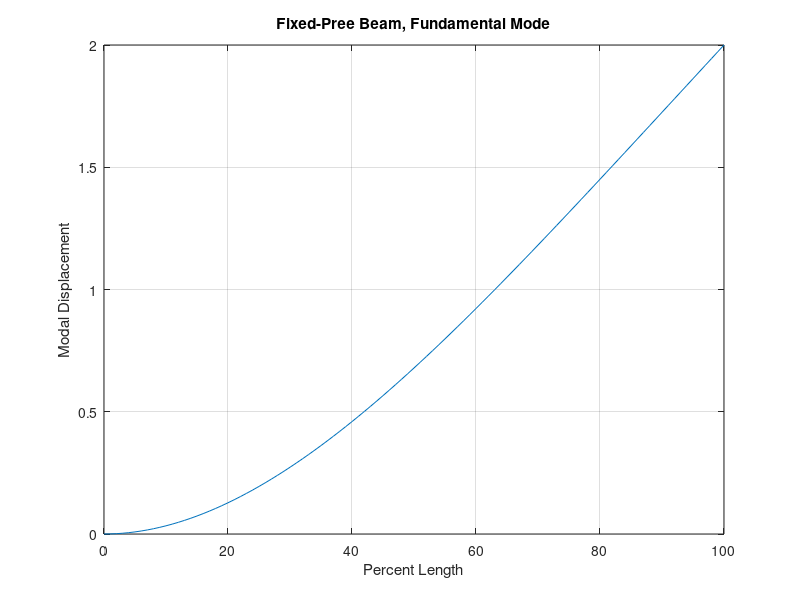

This chart was generated by the following MATLAB code:

clear z;
clear yy;

L=100;
BL=1.87510;
B=BL/L;
num=cos(BL)+cosh(BL);
den=sin(BL)+sinh(BL);
A=num/den;

dx=L/100;

for i=1:101
    z(i)=(i-1)*dx;    
    yy(i)=cosh(B*z(i))-cos(B*z(i))-A*(sinh(B*z(i))-sin(B*z(i)));
end

figure(9)
plot(z,yy);
title('Fixed-Pree Beam, Fundamental Mode')
ylabel('Modal Displacement')
xlabel('Percent Length')
grid on;

max(yy)
